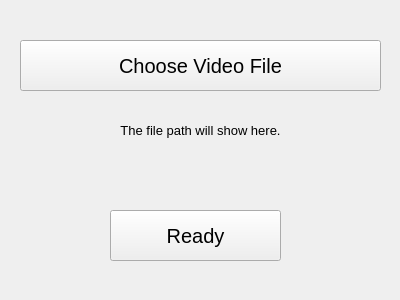
<?xml version="1.0" encoding="UTF-8"?>
<ui version="4.0">
 <class>FileWidget</class>
 <widget class="QWidget" name="FileWidget">
  <property name="geometry">
   <rect>
    <x>0</x>
    <y>0</y>
    <width>400</width>
    <height>300</height>
   </rect>
  </property>
  <property name="windowTitle">
   <string>JoinVideo</string>
  </property>
  <widget class="QPushButton" name="ChooseButton">
   <property name="geometry">
    <rect>
     <x>20</x>
     <y>40</y>
     <width>361</width>
     <height>51</height>
    </rect>
   </property>
   <property name="font">
    <font>
     <pointsize>15</pointsize>
    </font>
   </property>
   <property name="text">
    <string>Choose Video File</string>
   </property>
  </widget>
  <widget class="QLabel" name="FileLabel">
   <property name="geometry">
    <rect>
     <x>20</x>
     <y>80</y>
     <width>361</width>
     <height>101</height>
    </rect>
   </property>
   <property name="font">
    <font>
     <family>Arial</family>
     <pointsize>10</pointsize>
    </font>
   </property>
   <property name="text">
    <string>The file path will show here.</string>
   </property>
   <property name="alignment">
    <set>Qt::AlignCenter</set>
   </property>
   <property name="wordWrap">
    <bool>true</bool>
   </property>
  </widget>
  <widget class="QPushButton" name="PlayButton">
   <property name="enabled">
    <bool>true</bool>
   </property>
   <property name="geometry">
    <rect>
     <x>110</x>
     <y>210</y>
     <width>171</width>
     <height>51</height>
    </rect>
   </property>
   <property name="font">
    <font>
     <pointsize>15</pointsize>
    </font>
   </property>
   <property name="text">
    <string>Ready</string>
   </property>
  </widget>
 </widget>
 <resources/>
 <connections/>
</ui>
